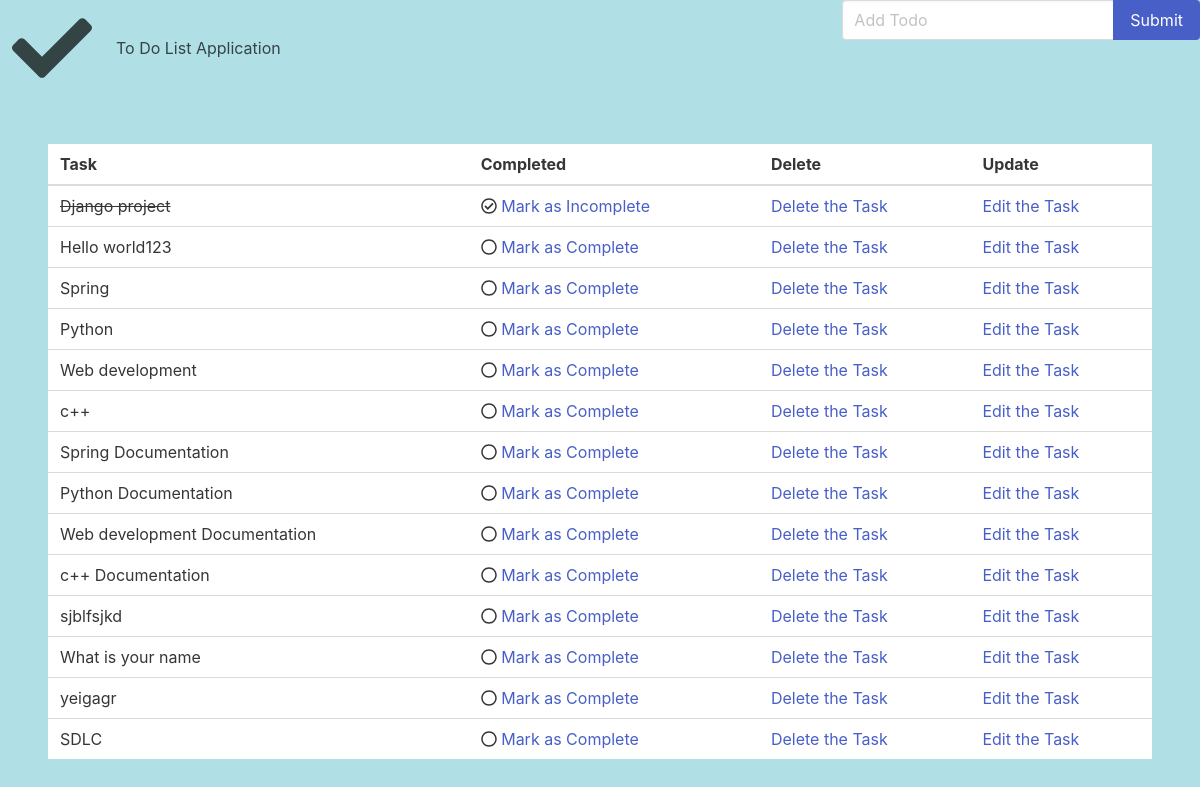
The page / on the database its author committed.
### todoapp/models.py (models this page shows, shortened)
class Todo(models.Model):
    task = models.CharField(max_length=200)
    completed = models.BooleanField(default=False)

### todoapp/views.py (the view)
# urls.py: 2. Add a URL to urlpatterns:  path('', views.home, name='home')
def home(request):
    if request.method == 'POST':
        form = TodoForm(request.POST or None)
        if form.is_valid():
            form.save()
            todos = Todo.objects.all()
            messages.success(request, ('Task has been added!'))
            return render(request, 'todoapp/home.html', {'todos': todos})
    else:
        todos = Todo.objects.all()
        return render(request, 'todoapp/home.html', {'todos': todos})

### todoapp/templates/todoapp/home.html (shortened to what this page needs)
{% extends 'todoapp/base.html' %}
{% block content %}
    <section class="section">
        <table class="table is-hoverable is-fullwidth">
            <thead>
            <tr>
                <th>Task</th>
                <th>Completed</th>
                <th>Delete</th>
                <th>Update</th>
            </tr>
            </thead>
            {% for todo in todos %}
                <tr>
                    <td>
                        {% if todo.completed == True %}
                            <span style="text-decoration: line-through">{{ todo.task }}</span>
                        {% else %}
                            {{ todo.task }}
                        {% endif %}
                    </td>
                    <td>
                        {% if todo.completed == True %}
                            <i class="far fa-check-circle"></i>
                            <a href="{% url 'mark_incomplete' todo.id %}">Mark as Incomplete</a>
                        {% else %}
                            <i class="far fa-circle"></i>
                            <a href="{% url 'mark_complete' todo.id %}">Mark as Complete</a>
                        {% endif %}
                    </td>
                    <td>
                        <a href="{% url 'delete' todo.id %}">Delete the Task</a>
                    </td>
                    <td>
                        <a href="{% url 'edit' todo.id %}">Edit the Task</a>
                    </td>
                </tr>
            {% endfor %}
        </table>
    </section>
{% endblock %}

### todoapp/templates/todoapp/base.html (shortened to what this page needs)
<!DOCTYPE html>
<html>
<head>
    <link rel="stylesheet" href="https://cdn.jsdelivr.net/npm/bulma@0.8.2/css/bulma.min.css">
</head>
<body style="background-color:powderblue;">
<nav class="navbar is-light" role="navigation" aria-label="main navigation">
    <div class="navbar-brand" style="background-color:powderblue;">
        <a class="navbar-item" href="https://bulma.io"style="background-color:powderblue;">
            <i class="fa fa-check fa-5x" aria-hidden="true" ></i>
        </a>
    </div>
    <div class="navbar-menu" style="background-color:powderblue;">
        <div class="navbar-start">
            <a class="navbar-item">
                <h1>To Do List Application</h1>
            </a>
        </div>
                <form method="POST">
                    <div class="field has-addons">
                        <div class="control">
                            <input name="task" class="input" type="text" placeholder="Add Todo">
                        </div>
                        <div class="control">
                            <button type="submit" class="button is-link">Submit</button>
                        </div>
                    </div>
                </form>
            </div>
</nav>
{% block content %}
{% endblock content %}
</body>
</html>

### rows shown on the page
Todo: task "Django project", completed True (drawn)
Todo: task "Hello world123", completed False (drawn)
Todo: task "Spring", completed False (drawn)
Todo: task "Python", completed False (drawn)
Todo: task "Web development", completed False (drawn)
Todo: task "c++", completed False (drawn)
Todo: task "Spring Documentation", completed False (drawn)
Todo: task "Python Documentation", completed False (drawn)
Todo: task "Web development Documentation", completed False (drawn)
Todo: task "c++ Documentation", completed False (drawn)
Todo: task "sjblfsjkd", completed False (drawn)
Todo: task "What is your name", completed False (drawn)
Todo: task "yeigagr", completed False (drawn)
Todo: task "SDLC", completed False (drawn)
